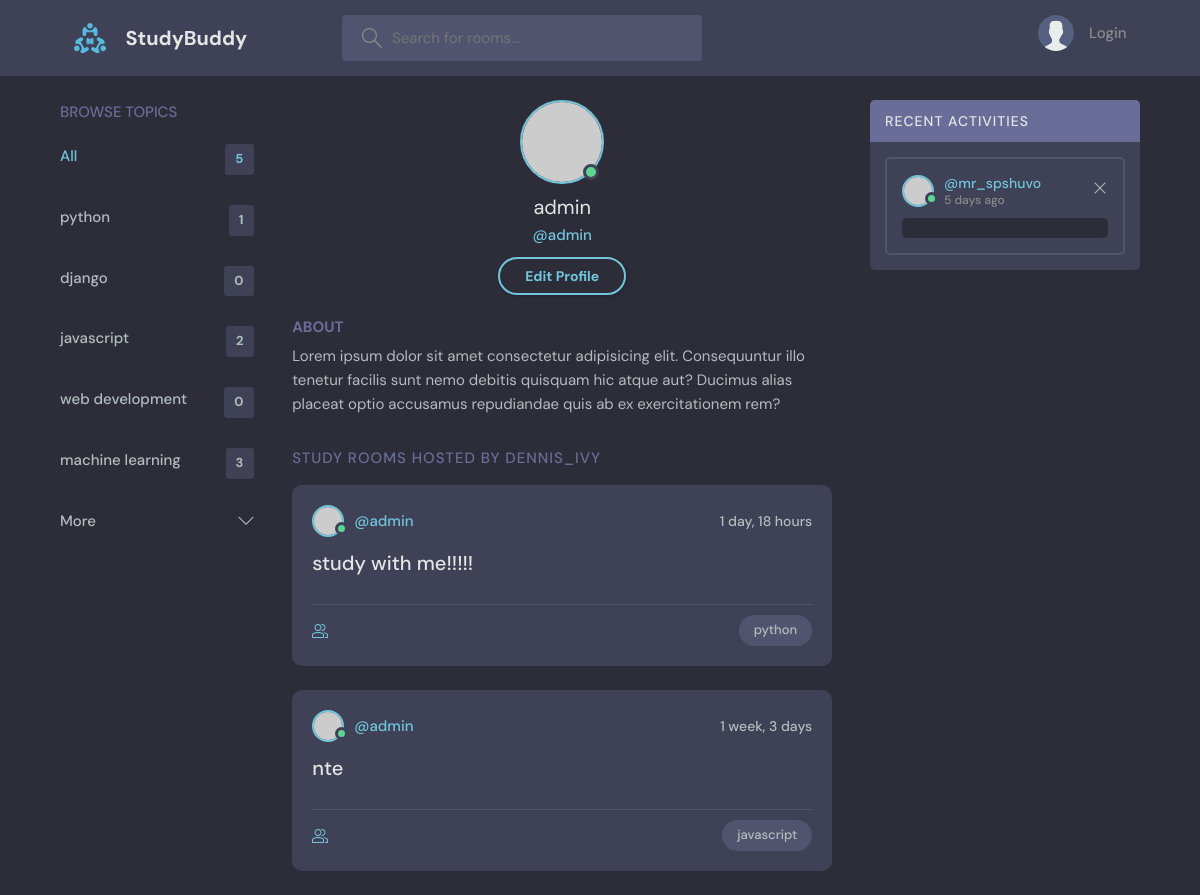
Page /profile/1/ on the committed database.
### polls/models.py (models this page shows, shortened)
class Topic(models.Model):
    name = models.CharField(max_length=200)

class Room(models.Model):
    host = models.ForeignKey(User, on_delete=models.SET_NULL, null=True)
    topic = models.ForeignKey(Topic, on_delete=models.SET_NULL, null=True)
    name = models.CharField(max_length=200)
    description = models.TextField(null=True, blank=True)
    particpents = models.ManyToManyField(User, 'participents', blank=True)
    updated = models.DateTimeField(auto_now=True)
    created = models.DateTimeField(auto_now_add=True)
    class Meta:
        ordering = ['-updated', '-created']

### polls/views.py (the view)
# urls.py: path('profile/<str:pk>/', views.userProfile, name='user-profile'),
def userProfile(request, pk):
    user=User.objects.get(id=pk)
    rooms=user.room_set.all()
    room_massages=user.massage_set.all()
    topics=Topic.objects.all()
    context={'user':user, 'rooms':rooms ,'room_massages':room_massages ,'topics':topics}
    return render(request, 'polls/profile.html', context)

### polls/templates/polls/profile.html
{% extends 'main.html'%}
{% block content %}
  <main class="profile-page layout layout--3">
    <div class="container">
      {% include 'polls/topic_component.html'%}
      <div class="roomList">
        <div class="profile">
          <div class="profile__avatar">
            <div class="avatar avatar--large active">
              <img src="https://randomuser.me/api/portraits/men/11.jpg" />
            </div>
          </div>
          <div class="profile__info">
            <h3>{{user.username}}</h3>
            <p>@{{user.username}}</p>
            <a href="edit-user.html" class="btn btn--main btn--pill">Edit Profile</a>
          </div>
          <div class="profile__about">
            <h3>About</h3>
            <p>
              Lorem ipsum dolor sit amet consectetur adipisicing elit. Consequuntur illo tenetur
              facilis sunt nemo debitis quisquam hic atque aut? Ducimus alias placeat optio
              accusamus repudiandae quis ab ex exercitationem rem?
            </p>
          </div>
        </div>
        <div class="roomList__header">
          <div>
            <h2>Study Rooms Hosted by dennis_ivy</a>
            </h2>
          </div>
        </div>
        {% include 'polls/feed-component.html' %}
      </div>
      {% include 'polls/activity_component.html'%}
    </div>
  </main>
</body>
{% endblock content %}

### templates/main.html (shortened to what this page needs)
<!DOCTYPE html>
{% load static %}
<html lang="en">
  <head>
    <link rel="stylesheet" href="{% static 'styles/style.css' %}" />
  </head>
  <body>
    {%include 'navbar.html' %}  {% block content%} {% endblock %}
  </body>
</html>

### templates/navbar.html (shortened to what this page needs)
{% load static %}
<header class="header header--loggedIn">
  <div class="container">
    <a href="{% url 'index' %}" class="header__logo">
      <img src="{% static 'images/logo.svg' %}" />
      <h1>StudyBuddy</h1>
    </a>
    <form class="header__search" method="GET" action="{% url 'index' %}">
      <label>
        <input name="q" placeholder="Search for rooms..." />
      </label>
    </form>
    <nav class="header__menu">
      {% if request.user.is_authenticated %}
      <div class="header__user">
        <a href="profile.html">
          <div class="avatar avatar--medium active">
            <img src="https://randomuser.me/api/portraits/men/37.jpg" />
          </div>
          <p>
            {{request.user.username}} <span>@{{request.user.username}}</span>
          </p>
        </a>
        <button class="dropdown-button">
          <svg
            version="1.1"
            xmlns="http://www.w3.org/2000/svg"
            width="32"
            height="32"
            viewBox="0 0 32 32"
          >
            <title>chevron-down</title>
            <path d="M16 21l-13-13h-3l16 16 16-16h-3l-13 13z"></path>
          </svg>
        </button>
      </div>
      {% else %}
      <a href="{%url 'login'%}">
        <img src="{% static 'images/avatar.svg' %}" />
        <p>Login</p>
      </a>
      {% endif %}
    </nav>
  </div>
</header>

### polls/templates/polls/topic_component.html
<div class="topics">
    <div class="topics__header">
      <h2>Browse Topics</h2>
    </div>
    <ul class="topics__list">
      <li>
        <a href="{% url 'index'%}" class="active">All <span>{{topics.count}}</span></a>
      </li>
      {% for topic in topics %}
      <li>
        <a href="{% url 'index'%}?q={{topic.name}}">{{topic.name}}<span>{{topic.room_set.count}}</span></a>
        {% endfor %}
    <a class="btn btn--link" href="topics.html">
      More
      <svg
        version="1.1"
        xmlns="http://www.w3.org/2000/svg"
        width="32"
        height="32"
        viewBox="0 0 32 32"
      >
        <title>chevron-down</title>
        <path d="M16 21l-13-13h-3l16 16 16-16h-3l-13 13z"></path>
      </svg>
    </a>
  </div>

### polls/templates/polls/feed-component.html (shortened to what this page needs)
 {% for room in rooms %}
<div class="roomListRoom">
  <div class="roomListRoom__header">
    <a href="{%url 'user-profile' room.host.id %}" class="roomListRoom__author">
      <div class="avatar avatar--small active">
        <img src="https://randomuser.me/api/portraits/men/11.jpg" />
      </div>
      <span>@{{room.host.username}}</span>
    </a>
    <div class="roomListRoom__actions">
      <span>{{room.created|timesince}}</span>
    </div>
  </div>
  <div class="roomListRoom__content">
    <a href="{% url 'room' room.id %}">{{room.name}}</a>
  </div>
  <div class="roomListRoom__meta">
    <a href="{% url 'room' room.id %}" class="roomListRoom__joined">
    </a>
    <p class="roomListRoom__topic">{{room.topic.name}}</p>
  </div>
</div>
{% endfor %}

### polls/templates/polls/activity_component.html (shortened to what this page needs)
<div class="activities">
  <div class="activities__header">
    <h2>Recent Activities</h2>
  </div>
  <div class="activities__box">
    <div class="activities__boxHeader roomListRoom__header">
      <a href="profile.html" class="roomListRoom__author">
        <div class="avatar avatar--small active">
          <img src="https://randomuser.me/api/portraits/men/13.jpg" />
        </div>
        <p>
          @mr_spshuvo
          <span>5 days ago</span>
        </p>
      </a>
      <div class="roomListRoom__actions">
        <a href="#">
          <svg
            version="1.1"
            xmlns="http://www.w3.org/2000/svg"
            width="32"
            height="32"
            viewBox="0 0 32 32"
          >
            <title>remove</title>
            <path
              d="M27.314 6.019l-1.333-1.333-9.98 9.981-9.981-9.981-1.333 1.333 9.981 9.981-9.981 9.98 1.333 1.333 9.981-9.98 9.98 9.98 1.333-1.333-9.98-9.98 9.98-9.981z"
            ></path>
          </svg>
        </a>
      </div>
    </div>
    <div class="activities__boxContent">
      <div class="activities__boxRoomContent">{{message.body}}</div>
    </div>
  </div>
</div>

### rows in the picture
Topic: name "python", room_set.count "1"
Topic: name "django", room_set.count "0"
Topic: name "javascript", room_set.count "2"
Topic: name "web development", room_set.count "0"
Topic: name "machine learning", room_set.count "3"
Room: host.username "admin", created "1 day, 18 hours", name "study with me!!!!!", topic.name "python"
Room: host.username "admin", created "1 week, 3 days", name "nte", topic.name "javascript"

### other values in the picture
{{ topics.count }} "5"
{{ user.username }} "admin"
